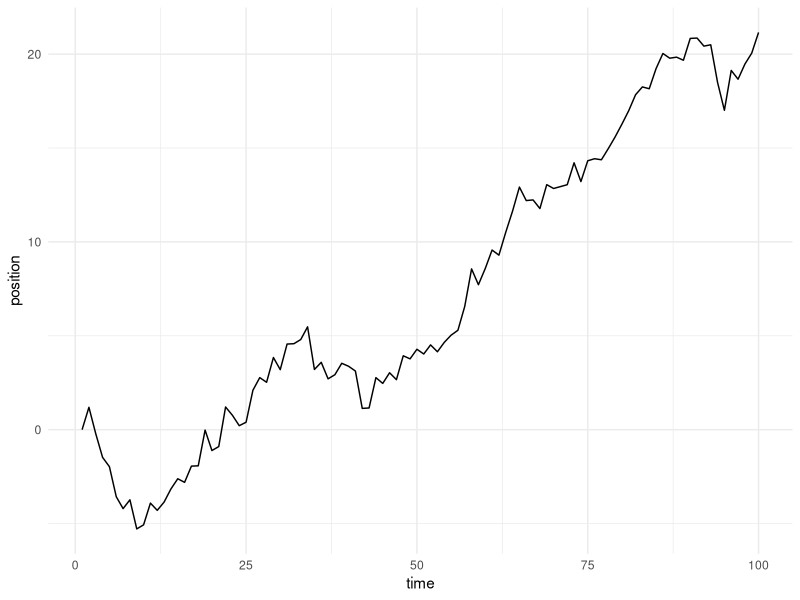
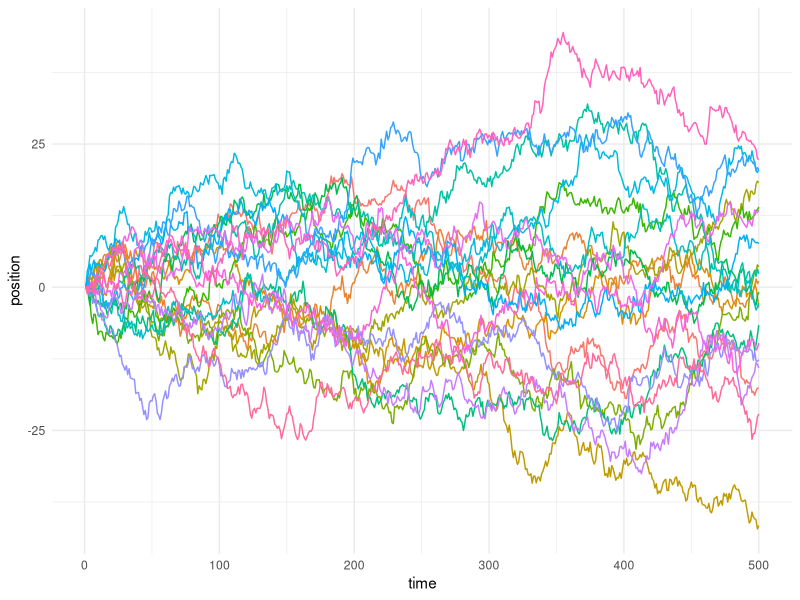

The R script that drew these images, in order:
## ---- chunk 1
knitr::opts_chunk$set(echo = T, message = F, warning = F, fig.path = "static/rmarkdown-libs", fig.align = 'center')
suppressPackageStartupMessages(library(tidyverse))
## ---- chunk 2
## library(purrr)
## library(magrittr)
## library(ggplot2)

randomly_walk <- function(.ix = c(), n_steps = 100) {
  results <- numeric(n_steps)
  for (i in 1:(n_steps-1)) {
    results[i + 1] <- results[i] + rnorm(1, 0, 1)
  }
  
  return(results)
}

(
  random_walk <- randomly_walk() %>%
    tibble(position = .)
)
## ---- chunk 3
random_walk %>%
  rownames_to_column(var = 'time') %>%
  mutate(time = time %>% as.numeric()) %>%
  ggplot(aes(time, position)) +
  geom_line() +
  theme_minimal()
## ---- chunk 4
n_steps <- 500
n_chains <- 20
twenty_walks <- map(
  1:n_chains, 
  randomly_walk,
  n_steps
) %>%
  tibble(position = .) %>%
  unnest(cols = c(position)) %>%
  mutate(
    time = rep(1:n_steps, n_chains),
    walk = map(1:n_chains, rep, n_steps) %>% 
      unlist() %>% 
      as.factor()
  )

twenty_walks %>%
  ggplot() +
  aes(time, position, color = walk) +
  geom_line() +
  theme_minimal() + 
  theme(legend.position = 'none')
## ---- chunk 5
run_rwmh <- function(n_iters = 1000, island_populations = 1:4) {
  locations <- numeric(n_iters)
  
  ## randomly choose an island to start on
  locations[1] <- sample(island_populations, 1)

  for (i in 1:(n_iters-1)) {
    
    ## propose a new island to go to
    proposal_island <- sample(setdiff(island_populations, locations[i]), 1) 
    
    ## if that island has more people, always go
    if (proposal_island > locations[i]) {
      locations[i + 1] <- proposal_island
    } else {
      ## if it has fewer people, flip a coin with probability
      ##   proportional to the ratio of the populations to
      ##   decide whether to go or stay
      acceptance_probability <- proposal_island / locations[i]
      locations[i + 1] <- 
        sample(
          c(proposal_island, locations[i]), 1, 
          prob = c(acceptance_probability, 1 - acceptance_probability)
        )
    }
  }
  return(locations)
}
## ---- chunk 6
run_rwmh(n_iters = 10) %>%
  tibble(island = .) %>%
  group_by(island) %>%
  summarize(days_spent = n(), .groups = 'drop') %>%
  mutate(day_proportion = days_spent / sum(days_spent))
## ---- chunk 7
some_islands <- run_rwmh(n_iters = 10000) %>%
  tibble(island = .) %>%
  group_by(island) %>%
  summarize(days_spent = n(), .groups = 'drop') %>%
  mutate(day_proportion = days_spent / sum(days_spent),
         error_margin = day_proportion / (island / sum(island)) - 1)

mean_error_margin <- mean(some_islands$error_margin)
sd_error_margin <- sd(some_islands$error_margin)
some_islands
## ---- chunk 8
more_islands <- run_rwmh(n_iters = 10000, island_populations = 1:100) %>%
  tibble(island = .) %>%
  group_by(island) %>%
  summarize(days_spent = n(), .groups = 'drop') %>%
  mutate(day_proportion = days_spent / sum(days_spent),
         error_margin = day_proportion / (island / sum(island)) - 1)

mean_error_margin <- mean(more_islands$error_margin)
sd_error_margin <- sd(more_islands$error_margin)
more_islands
## ---- chunk 9
more_iters <- run_rwmh(n_iters = 1000000, island_populations = 1:100) %>%
  tibble(island = .) %>%
  group_by(island) %>%
  summarize(days_spent = n(), .groups = 'drop') %>%
  mutate(day_proportion = days_spent / sum(days_spent),
         error_margin = day_proportion / (island / sum(island)) - 1)

mean_error_margin <- mean(more_iters$error_margin)
sd_error_margin <- sd(more_iters$error_margin)
more_iters
